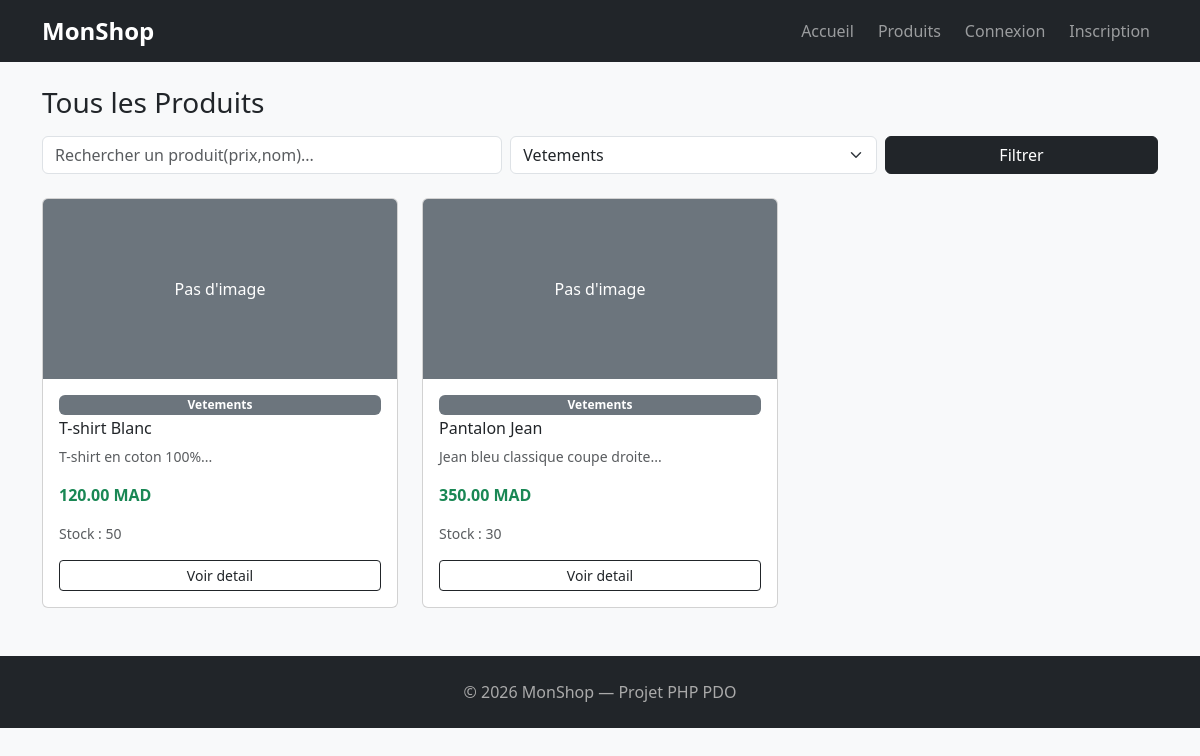
Screenshot of /products.php?categorie=2 with the database file from the repository.
### tables this page shows
CREATE TABLE IF NOT EXISTS products (
    id INT AUTO_INCREMENT PRIMARY KEY,
    nom VARCHAR(150) NOT NULL,
    description TEXT,
    prix DECIMAL(10,2) NOT NULL,
    stock INT DEFAULT 0,
    image VARCHAR(255),
    categorie_id INT,
    created_at TIMESTAMP DEFAULT CURRENT_TIMESTAMP,
    FOREIGN KEY (categorie_id) REFERENCES categories(id) ON DELETE SET NULL
);

CREATE TABLE IF NOT EXISTS categories (
    id INT AUTO_INCREMENT PRIMARY KEY,
    nom VARCHAR(100) NOT NULL,
    created_at TIMESTAMP DEFAULT CURRENT_TIMESTAMP
);

### products.php (the view, shortened to what this page needs)
<?php
require_once 'includes/db.php';
$per_page     = 6;
$current_page = isset($_GET['page']) && is_numeric($_GET['page']) ? (int)$_GET['page'] : 1;
$offset       = ($current_page - 1) * $per_page;
$search     = trim($_GET['search'] ?? '');
$cat_filter = isset($_GET['categorie']) && is_numeric($_GET['categorie']) ? (int)$_GET['categorie'] : 0;
$where  = "WHERE 1=1";
$params = [];
if ($cat_filter > 0) {
    $where .= " AND p.categorie_id = :cat";
    $params[':cat'] = $cat_filter;
}
$params[':limit']  = $per_page;
$params[':offset'] = $offset;
$stmt = $pdo->prepare("SELECT p.*, c.nom AS categorie FROM products p LEFT JOIN categories c ON p.categorie_id = c.id $where ORDER BY p.created_at DESC LIMIT :limit OFFSET :offset");
foreach ($params as $key => $val) {
    if ($key === ':limit' || $key === ':offset') {
        $stmt->bindValue($key, $val, PDO::PARAM_INT);
    } else {
        $stmt->bindValue($key, $val);
    }
}
$stmt->execute();
$products = $stmt->fetchAll(PDO::FETCH_ASSOC);
$categories = $pdo->query("SELECT * FROM categories ORDER BY nom")->fetchAll(PDO::FETCH_ASSOC);
?>
<?php include 'includes/header.php'; ?>
<div class="container my-4">
    <h3 class="mb-3">Tous les Produits</h3>
    <form method="GET" class="row g-2 mb-4">
        <div class="col-md-5">
            <input type="text" name="search" class="form-control" placeholder="Rechercher un produit(prix,nom)..." value="<?= htmlspecialchars($search) ?>">
        </div>
        <div class="col-md-4">
            <select name="categorie" class="form-select">
                <?php foreach ($categories as $cat): ?>
                    <option value="<?= $cat['id'] ?>" <?= $cat_filter == $cat['id'] ? 'selected' : '' ?>>
                        <?= htmlspecialchars($cat['nom']) ?>
                    </option>
                <?php endforeach; ?>
            </select>
        </div>
        <div class="col-md-3">
            <button class="btn btn-dark w-100">Filtrer</button>
        </div>
    </form>
    <div class="row g-4">
        <?php foreach ($products as $p): ?>
            <div class="col-sm-6 col-md-4">
                <div class="card h-100 product-card">
                    <?php if ($p['image'] && file_exists('uploads/products/' . $p['image'])): ?>
                        <img src="uploads/products/<?= htmlspecialchars($p['image']) ?>" class="card-img-top" alt="">
                    <?php else: ?>
                        <div class="card-img-top bg-secondary d-flex align-items-center justify-content-center" style="height:180px;color:#fff;">
                            Pas d'image
                        </div>
                    <?php endif; ?>
                    <div class="card-body d-flex flex-column">
                        <span class="badge bg-secondary mb-1"><?= htmlspecialchars($p['categorie'] ?? '—') ?></span>
                        <h6 class="card-title"><?= htmlspecialchars($p['nom']) ?></h6>
                        <p class="text-muted small"><?= htmlspecialchars(substr($p['description'] ?? '', 0, 60)) ?>...</p>
                        <p class="text-success fw-bold"><?= number_format($p['prix'], 2) ?> MAD</p>
                        <p class="text-muted small">Stock : <?= $p['stock'] ?></p>
                        <a href="product_detail.php?id=<?= $p['id'] ?>" class="btn btn-outline-dark btn-sm mt-auto">Voir detail</a>
                    </div>
                </div>
            </div>
        <?php endforeach; ?>
    </div>
</div>
<?php include 'includes/footer.php'; ?>

### includes/header.php (style rules this page uses)
body { background: #f8f9fa; }
.product-card { transition: none; }

### rows the page displays
products: shows "Pas d'image", categorie.nom "Vetements", nom "T-shirt Blanc", description "T-shirt en coton 100%", prix "120.00", stock "50"
products: shows "Pas d'image", categorie.nom "Vetements", nom "Pantalon Jean", description "Jean bleu classique coupe droite", prix "350.00", stock "30"

### other values shown
form field categorie "Vetements"
